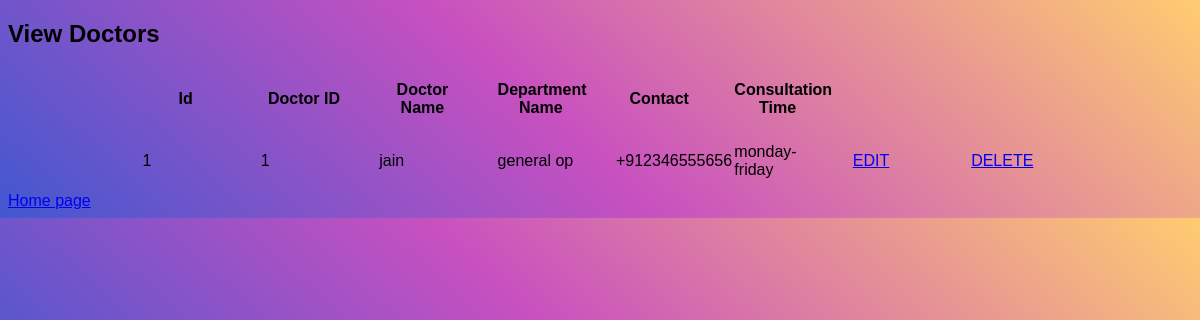
The page /view_doctor on the database its author committed.
### Hospitalapp/models.py (models this page shows, shortened)
class DoctorRegistration(models.Model):
    docnum=models.CharField(max_length=250)
    docname=models.CharField(max_length=250)
    Dname=models.CharField(max_length=300)
    gender = models.CharField(max_length=250)
    docdob = models.CharField(max_length=300)
    docaddress=models.CharField(max_length=350)
    doccontact = models.CharField(max_length=300)
    docemail=models.CharField(max_length=400)
    docworkD=models.CharField(max_length=400)
    username=models.CharField(max_length=400)
    password=models.CharField(max_length=400)
    password1=models.CharField(max_length=400,null=True,blank=True)

### Hospitalapp/views.py (the view)
# urls.py: path('view_doctor',views.view_doctor,name='view_doctor'),
def view_doctor(request):
    result = DoctorRegistration.objects.all()
    return render(request,'view_doctor.html',{'result':result})

### Hospitalapp/templates/view_doctor.html (shortened to what this page needs)
<!DOCTYPE html>
<html lang="en">
<head>
</head>
<body>
<h2>View Doctors</h2>
<table>
    <tr>
        <th>Id</th>
        <th>Doctor ID</th>
        <th>Doctor Name</th>
        <th>Department Name</th>
        <th>Contact</th>
        <th>Consultation Time</th>
    </tr>
    {% for result in result %}
    <tr>
        <td>{{ result.id }}</td>
        <td>{{ result.docnum }}</td>
        <td>{{ result.docname}}</td>
        <td>{{ result.Dname}}</td>
        <td>{{ result.doccontact}}</td>
        <td>{{result.docworkD}}</td>
        <td><a href="editdepartment/{{result.id}}"> EDIT</a></td>
        <td><a href="deletedepartment/{{result.id}}"> DELETE</a></td>
    </tr>
    {% endfor %}
</table>
<a href="usermodule">Home page</a>
</body>
</html>

### Hospitalapp/templates/view_doctor.html (style rules this page uses)
body { background-color: background-color: #4158D0; background-image: linear-gradient(43deg, #4158D0 0%, #C850C0 46%, #FFCC70 100%); font-family: 'Ubuntu', sans-serif; background-position:center center; }
table { border-collapse: collapse; margin: 0 auto; padding: 0; width: 80%; table-layout: fixed; }
th, td { padding: 13px 16px; }

### rows shown on the page
DoctorRegistration: id "1", docnum "1", docname "jain", Dname "general op", doccontact "+912346555656", docworkD "monday-friday"
